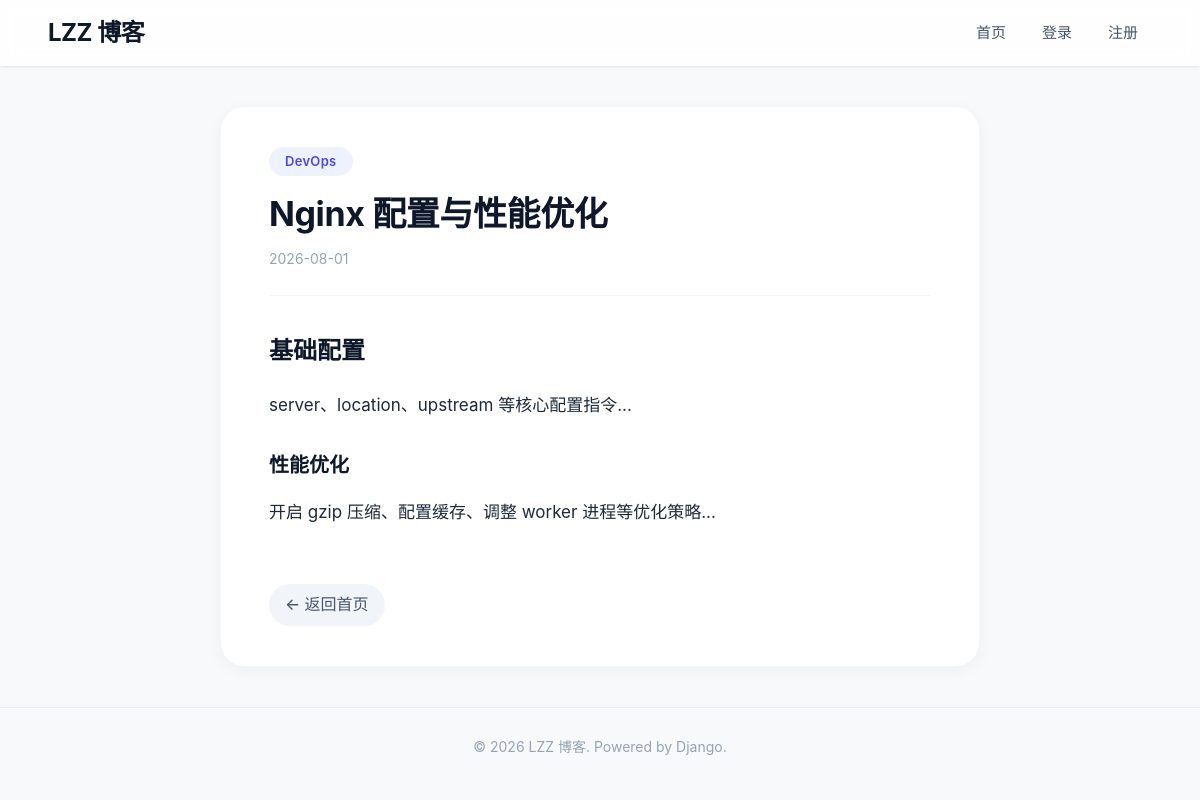
The page /post/13/ on the database its author committed.
### blog/models.py (models this page shows, shortened)
class Post(models.Model):
    title = models.CharField('标题', max_length=200)
    slug = models.SlugField('URL标识', max_length=200, unique=True)
    summary = models.TextField('摘要', blank=True)
    content = models.TextField('正文')
    category = models.ForeignKey(
        Category,
        on_delete=models.CASCADE,
        verbose_name='分类',
        related_name='posts'
    )
    favorites = models.ManyToManyField(
        User,
        related_name='favorite_posts',
        verbose_name='收藏者',
        blank=True
    )
    created_at = models.DateTimeField('创建时间', auto_now_add=True)
    updated_at = models.DateTimeField('更新时间', auto_now=True)
    class Meta:
        verbose_name = '文章'
        verbose_name_plural = '文章'
        ordering = ['-created_at']

class Category(models.Model):
    name = models.CharField('分类名', max_length=50, unique=True)
    slug = models.SlugField('URL标识', max_length=50, unique=True)
    class Meta:
        verbose_name = '分类'
        verbose_name_plural = '分类'

### blog/views.py (the view)
# urls.py: path('post/<int:pk>/', views.post_detail, name='post_detail'),
def post_detail(request, pk):
    post = get_object_or_404(Post, pk=pk)
    context = {
        'post': post,
        'title': f'{post.title} - LZZ 博客'
    }
    return render(request, 'blog/post_detail.html', context)

### blog/templates/blog/post_detail.html (shortened to what this page needs)
{% extends 'blog/base.html' %}
{% block content %}
<article class="post-view">
    <span class="category-tag">{{ post.category.name }}</span>
    <div class="post-header">
        <h1>{{ post.title }}</h1>
    </div>
    <time>{{ post.created_at|date:"Y-m-d" }}</time>
    <div class="content">{{ post.content|safe }}</div>
    <a href="{% url 'blog:index' %}" class="back-link">← 返回首页</a>
</article>
{% endblock %}

### blog/templates/blog/base.html (style rules this page uses)
* { margin: 0; padding: 0; box-sizing: border-box; }
body { font-family: -apple-system, BlinkMacSystemFont, 'Segoe UI', Roboto, 'Helvetica Neue', sans-serif; background: #f8f9fa; color: #1e293b; line-height: 1.6; }
.post-view { max-width: 760px; margin: 0 auto; background: #ffffff; padding: 40px 48px; border-radius: 24px; box-shadow: 0 4px 16px rgba(0, 0, 0, 0.04); border: 1px solid #f1f5f9; }
.category-tag { display: inline-block; padding: 4px 16px; background: #eef2ff; color: #4f46e5; border-radius: 30px; font-size: 13px; font-weight: 600; margin-bottom: 16px; letter-spacing: 0.3px; }
.post-view h1 { font-size: 34px; font-weight: 700; margin-bottom: 12px; line-height: 1.3; color: #0f172a; letter-spacing: -0.4px; }
.post-view time { display: block; color: #94a3b8; font-size: 14px; margin-bottom: 32px; padding-bottom: 24px; border-bottom: 1px solid #f1f5f9; }
.content { line-height: 1.9; font-size: 17px; color: #1e293b; }
.content h2 { margin: 32px 0 16px; font-size: 24px; font-weight: 700; color: #0f172a; }
.content h3 { margin: 24px 0 12px; font-size: 20px; font-weight: 600; color: #0f172a; }
.content p { margin-bottom: 16px; }
.back-link { display: inline-block; margin-top: 40px; color: #475569; text-decoration: none; font-weight: 500; transition: color 0.2s; padding: 8px 16px; border-radius: 30px; background: #f1f5f9; }
.post-header { display: flex; justify-content: space-between; align-items: flex-start; }

### rows shown on the page
Post: category.name "DevOps", title "Nginx 配置与性能优化", created_at "2026-08-01", content "基础配置 server、location、upstream 等核心配置指令... 性能优化 开启 gzip 压缩、配置缓存、调整 worker 进程等优化策略..."
